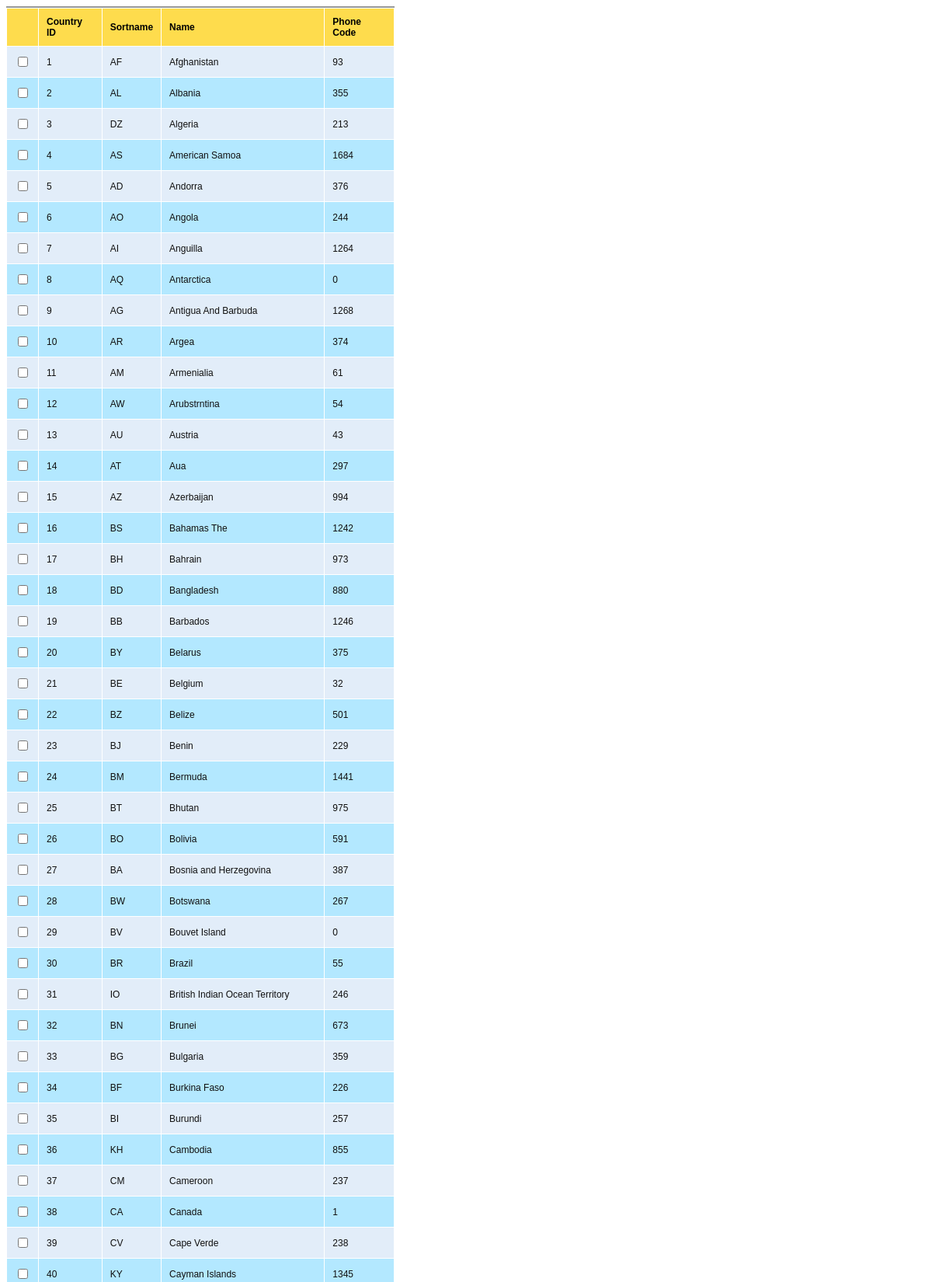
Page /countries/list_user.php (upper part) on the committed database.
### tables this page shows
CREATE TABLE `countries` (
  `country_id` int(11) NOT NULL,
  `sortname` varchar(3) NOT NULL,
  `name` varchar(150) NOT NULL,
  `phonecode` int(11) NOT NULL
);

### countries/list_user.php (the view, shortened to what this page needs)
<?php
$conn = mysqli_connect("localhost","root","");
mysqli_select_db($conn,"dentist_management");
$result = mysqli_query($conn,"SELECT * FROM countries");
?>
<html>
<head>
<link rel="stylesheet" type="text/css" href="../styles.css" />
</head>
<body>
<form name="frmUser" method="post" action="">
<div style="width:500px;">
<table border="0" cellpadding="10" cellspacing="1" width="500" class="tblListForm">
<tr class="listheader">
<td></td>
		<td>Country ID</td>
		<td>Sortname</td>
		<td>Name</td>
		<td>Phone Code</td>
</tr>
<?php
$i=0;
while($row = mysqli_fetch_array($result)) {
if($i%2==0)
$classname="evenRow";
else
$classname="oddRow";
?>
<tr class="<?php if(isset($classname)) echo $classname;?>">
	<td><input type="checkbox" name="countries[]" value="<?php echo $row["country_id"]; ?>" ></td>
	<td><?php echo $row["country_id"]; ?></td>
	<td><?php echo $row["sortname"]; ?></td>
	<td><?php echo $row["name"]; ?></td>
	<td><?php echo $row["phonecode"]; ?></td>
</tr>
<?php
$i++;
}
?>
</table>
</form>
</body></html>

### styles.css (style rules this page uses)
body { font-family:Arial; }
input { font-family:Arial; font-size:14px; }
.evenRow { background-color: #E2EDF9; font-size:12px; color:#101010; }
.oddRow { background-color: #B3E8FF; font-size:12px; color:#101010; }
.tblListForm { border-top:2px #999999 solid; }
.listheader { background-color: #fedc4d; font-size:12px; font-weight:bold; }

### rows in the picture
countries: country_id "1", sortname "AF", name "Afghanistan", phonecode "93"
countries: country_id "2", sortname "AL", name "Albania", phonecode "355"
countries: country_id "3", sortname "DZ", name "Algeria", phonecode "213"
countries: country_id "4", sortname "AS", name "American Samoa", phonecode "1684"
countries: country_id "5", sortname "AD", name "Andorra", phonecode "376"
countries: country_id "6", sortname "AO", name "Angola", phonecode "244"
countries: country_id "7", sortname "AI", name "Anguilla", phonecode "1264"
countries: country_id "8", sortname "AQ", name "Antarctica", phonecode "0"
countries: country_id "9", sortname "AG", name "Antigua And Barbuda", phonecode "1268"
countries: country_id "10", sortname "AR", name "Argea", phonecode "374"
countries: country_id "11", sortname "AM", name "Armenialia", phonecode "61"
countries: country_id "12", sortname "AW", name "Arubstrntina", phonecode "54"
countries: country_id "13", sortname "AU", name "Austria", phonecode "43"
countries: country_id "14", sortname "AT", name "Aua", phonecode "297"
countries: country_id "15", sortname "AZ", name "Azerbaijan", phonecode "994"
countries: country_id "16", sortname "BS", name "Bahamas The", phonecode "1242"
countries: country_id "17", sortname "BH", name "Bahrain", phonecode "973"
countries: country_id "18", sortname "BD", name "Bangladesh", phonecode "880"
countries: country_id "19", sortname "BB", name "Barbados", phonecode "1246"
countries: country_id "20", sortname "BY", name "Belarus", phonecode "375"
countries: country_id "21", sortname "BE", name "Belgium", phonecode "32"
countries: country_id "22", sortname "BZ", name "Belize", phonecode "501"
countries: country_id "23", sortname "BJ", name "Benin", phonecode "229"
countries: country_id "24", sortname "BM", name "Bermuda", phonecode "1441"
countries: country_id "25", sortname "BT", name "Bhutan", phonecode "975"
countries: country_id "26", sortname "BO", name "Bolivia", phonecode "591"
countries: country_id "27", sortname "BA", name "Bosnia and Herzegovina", phonecode "387"
countries: country_id "28", sortname "BW", name "Botswana", phonecode "267"
countries: country_id "29", sortname "BV", name "Bouvet Island", phonecode "0"
countries: country_id "30", sortname "BR", name "Brazil", phonecode "55"
countries: country_id "31", sortname "IO", name "British Indian Ocean Territory", phonecode "246"
countries: country_id "32", sortname "BN", name "Brunei", phonecode "673"
countries: country_id "33", sortname "BG", name "Bulgaria", phonecode "359"
countries: country_id "34", sortname "BF", name "Burkina Faso", phonecode "226"
countries: country_id "35", sortname "BI", name "Burundi", phonecode "257"
countries: country_id "36", sortname "KH", name "Cambodia", phonecode "855"
countries: country_id "37", sortname "CM", name "Cameroon", phonecode "237"
countries: country_id "38", sortname "CA", name "Canada", phonecode "1"
countries: country_id "39", sortname "CV", name "Cape Verde", phonecode "238"
countries: country_id "40", sortname "KY", name "Cayman Islands", phonecode "1345"
